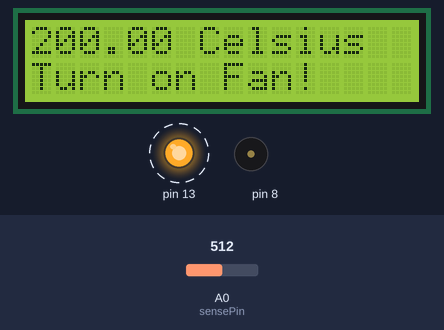
The sketch below on a simulated Arduino Uno, built with avr-gcc and run on an emulated ATmega328P. On the bench: 16×2 character LCD, output pins drawn as LEDs (lit = HIGH), buzzer (waves = sounding). Dashed ring = blinking. The inputs (shaded band) are chosen by the test bench; at power-on: A0 (sensePin) = 512.

Above: at 1.9 s.
2.0 s: A0 (sensePin) set to 201
At 4.9 s:
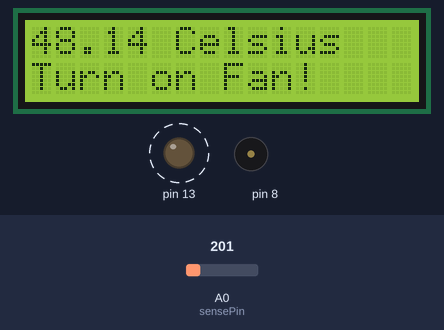
5.3 s: A0 (sensePin) set to 166
At 8.3 s:
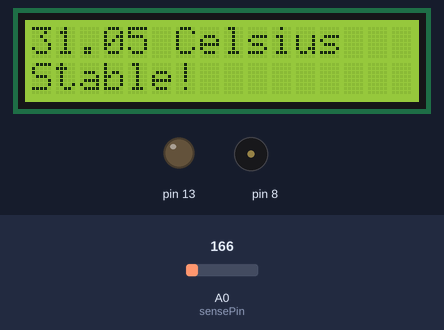
8.8 s: A0 (sensePin) set to 122
At 11.7 s:
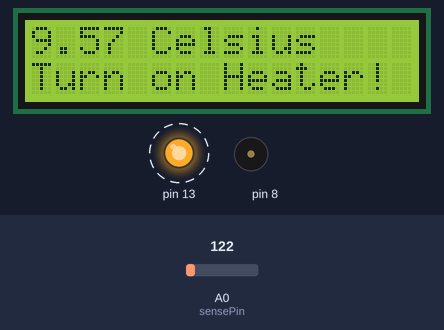
12.3 s: A0 (sensePin) set to 306
At 13.75 s:
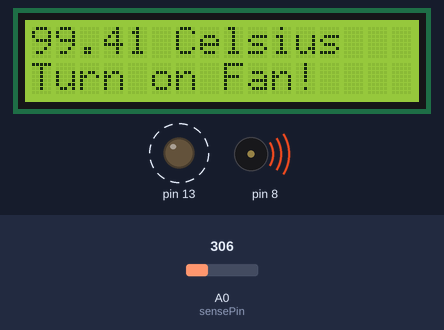
Timing chart, 0 to 15.1 s (numbered marks = the images above; inputs shaded):
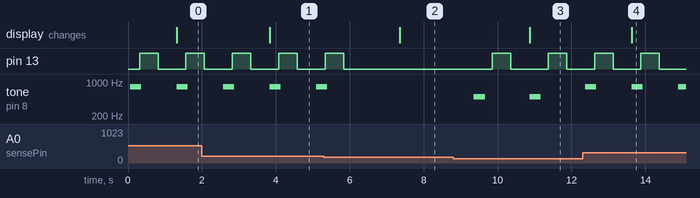

The sketch:

Temperature_Alert_for_Poultry.ino
```cpp
//CREATED BY GIOVANNI, LUCAS B, LUCAS F & THIAGO.
//WHEN THE TEMPERATURE IS HIGHER THAN 35ºC IT PLAYS ANOTHER SOUND FREQUENCY.

//Include the library code.
#include <LiquidCrystal.h>
//Initialize the library with the numbers of the interface pins.
LiquidCrystal lcd(12, 11, 5, 4, 3, 2);

//This is the Arduino Pin that will read the sensor output.
int sensePin = A0;
//The variable we will use to store the sensor input.
int sensorInput;
//The variable we will use to store temperature in degrees.
double temp;

void setup()
{
  //Pin of the led.
  pinMode(13, OUTPUT);

  //Initialize the LCD's number of columns and rows.
  lcd.begin(16, 2);

  //Start the Serial Port at 9600 baud (default).
  Serial.begin(9600);
}

void loop()
{
  //Set the cursor to column 0, line 0
  lcd.setCursor(0, 0);

  //Read the analog sensor and store it.
  sensorInput = analogRead(A0);
  //Find percentage of input reading.
  temp = (double)sensorInput / 1024;
  //Multiply by 5V to get voltage.
  temp = temp * 5;
  //Subtract the offset.
  temp = temp - 0.5;
  //Convert to degrees.
  temp = temp * 100;

  if (temp > 40)
  {
    //INPUT - FREQUENCY - TIME THAT LASTS
    tone(8, 800, 300);
    delay(250);

  	digitalWrite(13, HIGH);
  	delay(500); // Wait for 500 millisecond(s)
  	digitalWrite(13, LOW);
  	delay(500); // Wait for 500 millisecond(s)
    lcd.clear();
    lcd.print(temp);
    lcd.print(" Celsius");
    lcd.setCursor(0, 1);
    lcd.print("Turn on Fan!");
  }

  else if (temp < 30)
  {
    //INPUT - FREQUENCY - TIME THAT LASTS
    tone(8, 500, 300);
    delay(500);

    digitalWrite(13, HIGH);
    delay(500); // Wait for 500 millisecond(s)
    digitalWrite(13, LOW);
    delay(500); // Wait for 500 millisecond(s)

    lcd.clear();
    lcd.print(temp);
    lcd.print(" Celsius");
    lcd.setCursor(0, 1);
    lcd.print("Turn on Heater!");
  }
  else {

    delay(1000);

    lcd.clear();
    lcd.print(temp);
    lcd.print(" Celsius");
    lcd.setCursor(0, 1);
    lcd.print("Stable!");
  }


}
```

Measured:
- the behaviour switches between 185 and 184 on A0 (sensePin) (found by bisection; images 1 and 2)
- after the input at 2.0 s, the display: changes after 1.8 s (image 1)
- after the input at 5.3 s, pin 13: goes on until 5.8 s, then stays LOW; tone on pin 8: goes on until 5.4 s, then stays silent; the display: changes after 2.1 s (image 2)
- after the input at 8.8 s, pin 13: alternates HIGH for 0.50 s and LOW for 1.0 s, starting after 1.1 s; tone on pin 8: alternates 500 Hz for 0.30 s and silent for 1.2 s, starting after 0.56 s; the display: changes after 2.1 s (image 3)
- after the input at 12.3 s, the display: changes after 1.3 s (image 4)
- by itself, pin 13: alternates HIGH for 0.50 s and LOW for 0.76 s
- by itself, tone on pin 8: alternates 800 Hz for 0.30 s and silent for 0.96 s
